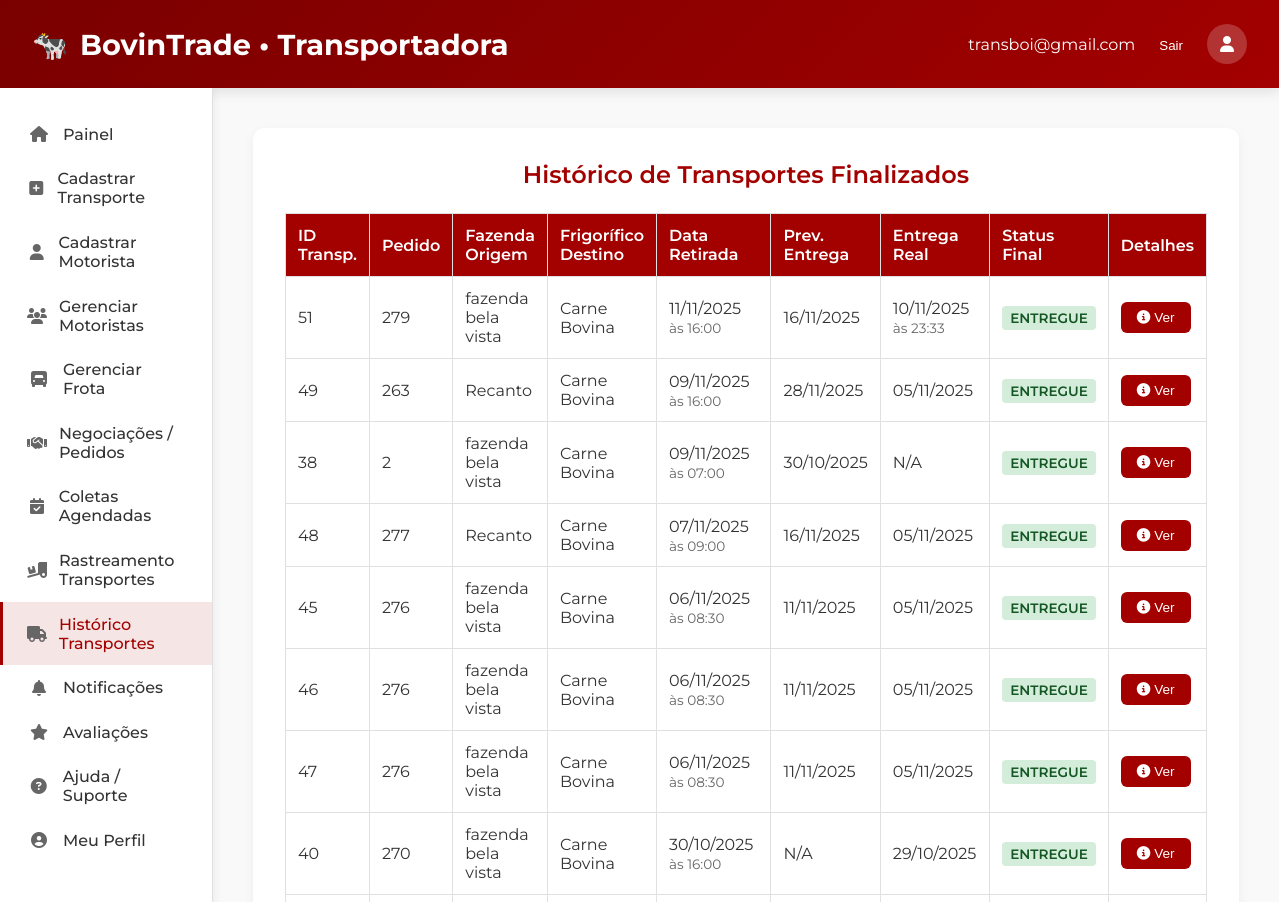
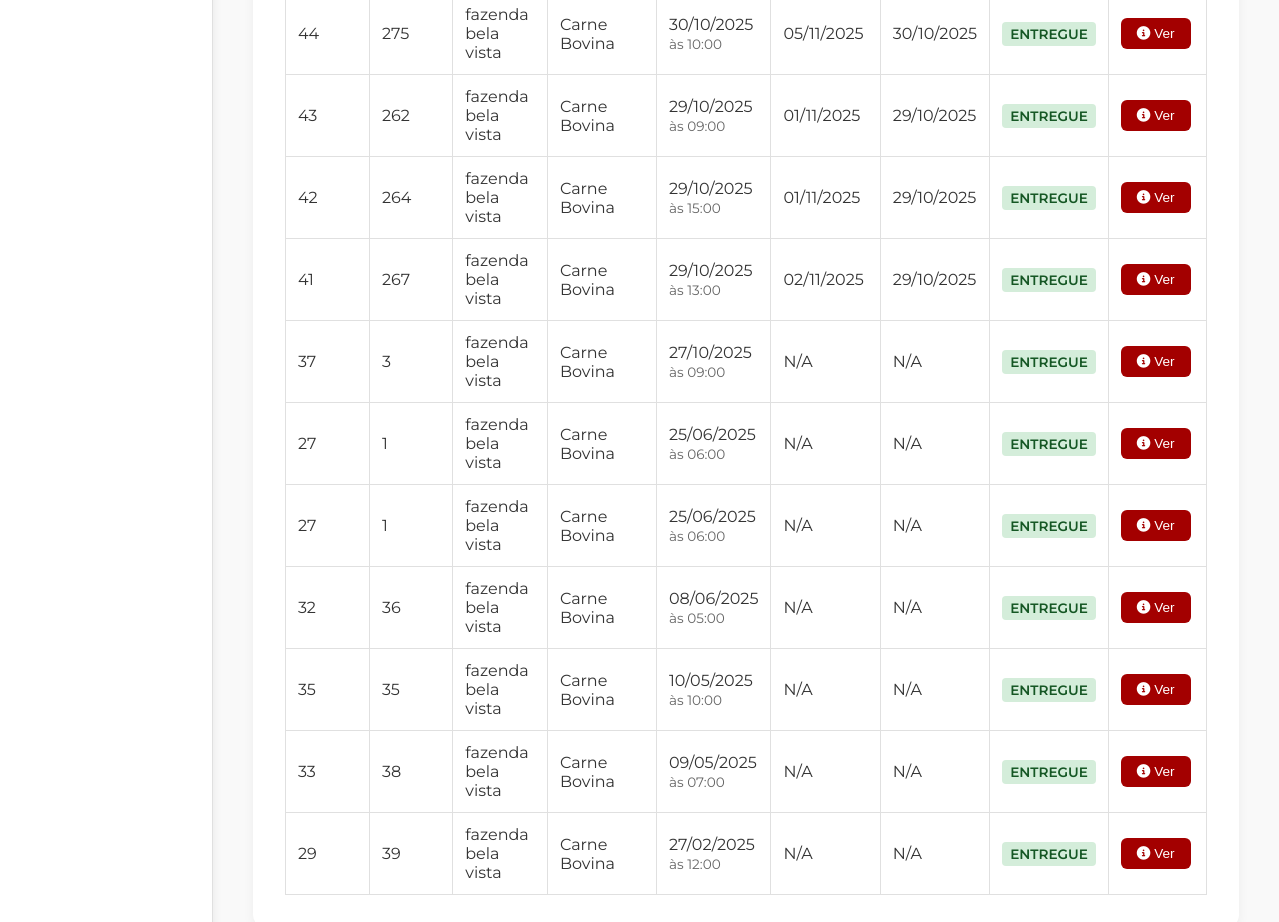
/historico-transporte-t.php (signed in), run on the app's committed database (2 pictures, top to bottom).
### tables this page shows
CREATE TABLE `transportes` (
  `id` int(11) NOT NULL,
  `pedido_id` bigint(20) UNSIGNED NOT NULL,
  `fazenda_id` bigint(20) UNSIGNED NOT NULL,
  `frigorifico_id` bigint(20) UNSIGNED NOT NULL,
  `transportadora_id` bigint(20) UNSIGNED NOT NULL,
  `motorista_id` bigint(20) UNSIGNED NOT NULL,
  `veiculo_id` bigint(20) UNSIGNED NOT NULL,
  `data_retirada` date NOT NULL,
  `hora_retirada` time NOT NULL,
  `distancia_km` int(11) NOT NULL,
  `valor_transporte` decimal(10,2) DEFAULT NULL,
  `status` enum('AGENDADO','CONFIRMADO','AUTORIZADO','EM_TRANSITO_ORIGEM','CHEGOU_NA_FAZENDA','EM_TRANSITO_DESTINO','CHEGOU_NO_FRIGORIFICO','ENTREGUE','CANCELADO') DEFAULT 'AGENDADO',
  `status_aceite` enum('PENDENTE','ACEITO','RECUSADO') DEFAULT 'PENDENTE',
  `qr_retirada` varchar(100) DEFAULT NULL,
  `criado_em` timestamp NOT NULL DEFAULT current_timestamp(),
  `atualizado_em` timestamp NOT NULL DEFAULT current_timestamp() ON UPDATE current_timestamp(),
  `mensagem_transportadora` text DEFAULT NULL,
  `mensagem_frigorifico` text DEFAULT NULL,
  `metodo_pagamento_transporte` varchar(50) DEFAULT NULL COMMENT 'Método de pagamento sugerido pela Fazenda',
  `data_prevista_entrega` date DEFAULT NULL COMMENT 'Data prevista de entrega no frigorífico (informada pela transportadora)',
  `data_entrega_real` date DEFAULT NULL COMMENT 'Data real da entrega no frigorífico (confirmada pelo Frigorífico)',
  `hora_entrega_real` time DEFAULT NULL
);

CREATE TABLE `usuarios` (
  `id` bigint(20) UNSIGNED NOT NULL,
  `tipo_usuario` enum('FAZENDA','FRIGORIFICO','TRANSPORTADORA') NOT NULL,
  `nome_razao` varchar(255) NOT NULL,
  `email` varchar(255) NOT NULL,
  `telefone` varchar(30) NOT NULL,
  `senha_hash` varchar(255) DEFAULT NULL,
  `cnpj` char(14) DEFAULT NULL,
  `cpf` char(11) DEFAULT NULL,
  `cep` varchar(20) NOT NULL,
  `cidade` varchar(120) NOT NULL,
  `estado` char(2) NOT NULL,
  `bairro` varchar(120) DEFAULT NULL,
  `rua` varchar(255) DEFAULT NULL,
  `numero` varchar(30) DEFAULT NULL,
  `complemento` varchar(255) DEFAULT NULL,
  `latitude` decimal(9,6) DEFAULT NULL,
  `longitude` decimal(9,6) DEFAULT NULL,
  `created_at` timestamp NOT NULL DEFAULT current_timestamp(),
  `updated_at` timestamp NOT NULL DEFAULT current_timestamp() ON UPDATE current_timestamp()
);

### historico-transporte-t.php (the view, shortened to what this page needs)
<?php
require_once 'config.php';
$u = $_SESSION['usuario'];
$transportadora_id = $u['id'];
$email = htmlspecialchars($u['email'] ?? '');
function dtval($ts){
    if (!$ts || strtotime($ts) === false || substr($ts, 0, 10) === '0000-00-00') return 'N/A';
    return date('d/m/Y', strtotime($ts));
}
function js_str($val) {
    $val = $val ?? '';
    return "'" . str_replace("'", "\\'", htmlspecialchars($val)) . "'";
}
$stmt = $pdo->prepare("
    SELECT
        t.id,
        t.pedido_id,
        t.data_retirada,
        t.hora_retirada,
        t.distancia_km,
        t.status,
        t.status_aceite,
        t.data_prevista_entrega,
        t.data_entrega_real,
        t.hora_entrega_real,
        f.nome_razao AS fazenda_nome,
        u.nome_razao AS frigorifico_nome,
        -- CAMPO REAL: Concatenando dados de lote_bois (lb)
        CONCAT(
            'Bovinos de Corte - Raça ', lb.raca, ', ', lb.quantidade, ' cabeças'
        ) AS caracteristicas_lote
    FROM transportes t
    -- JUNÇÃO CORRETA: Ligando o transporte ao item do pedido que contém o lote_id
    JOIN pedido_itens pi ON pi.pedido_id = t.pedido_id
    JOIN lote_bois lb ON lb.id = pi.lote_id
    -- Junções de usuários (Fazenda e Frigorífico)
    JOIN usuarios f ON f.id = t.fazenda_id
    JOIN usuarios u ON u.id = t.frigorifico_id
    WHERE t.transportadora_id = :tid
      AND t.status IN ('ENTREGUE', 'CANCELADO')
    ORDER BY t.data_retirada DESC
");
$stmt->execute([':tid' => $transportadora_id]);
$transportes = $stmt->fetchAll(PDO::FETCH_ASSOC);
?>
<!DOCTYPE html>
<html lang="pt-br">
<head>
    <link rel="stylesheet" href="https://cdnjs.cloudflare.com/ajax/libs/font-awesome/6.4.0/css/all.min.css">
</head>
<body>
<header>
    <div class="logo">
        🐄
        <span>BovinTrade • Transportadora</span>
    </div>
    <div class="user-menu">
        <span><?= $email ?></span>
        <form action="logout.php" method="post" style="display:inline;">
            <button type="submit" style="background:none; border:none; color:white; cursor:pointer;">Sair</button>
        </form>
        <div class="user-avatar"><i class="fas fa-user"></i></div>
    </div>
</header>
<div class="container">
  <aside class="sidebar">
    <ul class="sidebar-menu">
      <a href="14-painel-transportadora.php" class="menu-item <?php echo basename($_SERVER['PHP_SELF']) === '14-painel-transportadora.php' ? 'active' : ''; ?>"><i class="fas fa-home"></i><span>Painel</span></a>
      <a href="cadastro-transporte.php" class="menu-item <?php echo basename($_SERVER['PHP_SELF']) === 'cadastro-transporte.php' ? 'active' : ''; ?>"><i class="fas fa-plus-square"></i><span>Cadastrar Transporte</span></a>
      <a href="cadastro-motorista.php" class="menu-item <?php echo basename($_SERVER['PHP_SELF']) === 'cadastro-motorista.php' ? 'active' : ''; ?>"><i class="fas fa-user"></i><span>Cadastrar Motorista</span></a>
       <a href="gerenciar-motoristas.php" class="menu-item <?php echo basename($_SERVER['PHP_SELF']) === 'gerenciar-motoristas.php' ? 'active' : ''; ?>"><i class="fas fa-users"></i><span>Gerenciar Motoristas</span></a>
        <a href="gerenciar-transportes-transp.php" class="menu-item <?php echo basename($_SERVER['PHP_SELF']) === 'gerenciar-transportes-transp.php' ? 'active' : ''; ?>"><i class="fas fa-truck-front"></i><span>Gerenciar Frota</span></a>
      <a href="pedidos-transportes.php" class="menu-item <?php echo basename($_SERVER['PHP_SELF']) === 'pedidos-transportes.php' ? 'active' : ''; ?>"><i class="fas fa-handshake"></i><span>Negociações / Pedidos</span></a>
      <a href="coletas-agendadas.php" class="menu-item <?php echo basename($_SERVER['PHP_SELF']) === 'coletas-agendadas.php' ? 'active' : ''; ?>"><i class="fas fa-calendar-check"></i><span>Coletas Agendadas</span></a>
      <a href="rastreamento-transporte-t.php" class="menu-item <?php echo basename($_SERVER['PHP_SELF']) === 'rastreamento-transporte-t.php' ? 'active' : ''; ?>"><i class="fas fa-truck-loading"></i><span>Rastreamento Transportes</span></a>
      <a href="historico-transporte-t.php" class="menu-item <?php echo basename($_SERVER['PHP_SELF']) === 'historico-transporte-t.php' ? 'active' : ''; ?>"><i class="fas fa-truck"></i><span>Histórico Transportes</span></a>
      <a href="notificacoes-transportadora.php" class="menu-item <?php echo basename($_SERVER['PHP_SELF']) === 'notificacoes-transportadora.php' ? 'active' : ''; ?>"><i class="fas fa-bell"></i><span>Notificações</span></a>
      <a href="minhas-avaliacoes-transportadora.php" class="menu-item <?php echo basename($_SERVER['PHP_SELF']) === 'minhas-avaliacoes-transportadora.php' ? 'active' : ''; ?>"><i class="fas fa-star"></i><span>Avaliações</span></a>
      <a href="17-ajudat.php" class="menu-item <?php echo basename($_SERVER['PHP_SELF']) === '17-ajudat.php' ? 'active' : ''; ?>"><i class="fas fa-question-circle"></i><span>Ajuda / Suporte</span></a>
      <a href="meu-perfil-transportadora.php" class="menu-item <?php echo basename($_SERVER['PHP_SELF']) === 'meu-perfil-transportadora.php' ? 'active' : ''; ?>">
        <i class="fas fa-user-circle"></i><span>Meu Perfil</span>
      </a>
    </ul>
  </aside>
    <main class="main">
        <div class="card">
            <h2>Histórico de Transportes Finalizados</h2>
            <?php if(count($transportes) === 0): ?>
                <p>Nenhum transporte finalizado ou cancelado no histórico.</p>
            <?php else: ?>
                <table>
                    <thead>
                        <tr>
                            <th>ID Transp.</th>
                            <th>Pedido</th>
                            <th>Fazenda Origem</th>
                            <th>Frigorífico Destino</th>
                            <th>Data Retirada</th>
                            <th>Prev. Entrega</th>
                            <th>Entrega Real</th>
                            <th>Status Final</th>
                            <th>Detalhes</th>
                        </tr>
                    </thead>
                    <tbody>
                        <?php foreach($transportes as $t):
                             $status = str_replace('_', ' ', $t['status']);
                             $statusClass = 'status-' . str_replace('_', '', $t['status']);
                             $dataRetirada = dtval($t['data_retirada']);
                             $horaRetirada = substr($t['hora_retirada'], 0, 5);
                             $dataPrevista = dtval($t['data_prevista_entrega']);
                             $dataReal = dtval($t['data_entrega_real']);
                             $horaReal = substr($t['hora_entrega_real'] ?? 'N/A', 0, 5);
                        ?>
                            <tr>
                                <td><?= $t['id'] ?></td>
                                <td><?= $t['pedido_id'] ?></td>
                                <td><?= htmlspecialchars($t['fazenda_nome']) ?></td>
                                <td><?= htmlspecialchars($t['frigorifico_nome']) ?></td>
                                <td>
                                    <?= $dataRetirada ?>
                                    <span class="data-info">às <?= $horaRetirada ?></span>
                                </td>
                                <td><?= $dataPrevista ?></td>
                                <td>
                                    <?= $dataReal ?>
                                    <?php if ($horaReal !== 'N/A'): ?>
                                        <span class="data-info">às <?= $horaReal ?></span>
                                    <?php endif; ?>
                                </td>
                                <td><span class="status-tag <?= $statusClass ?>"><?= $status ?></span></td>
                                <td>
                                    <button class="btn-sm" onclick="showTransportDetails(
                                         <?= $t['id'] ?>,
                                         <?= $t['pedido_id'] ?>,
                                         <?= js_str($t['fazenda_nome']) ?>,
                                         <?= js_str($t['frigorifico_nome']) ?>,
                                         <?= js_str($t['caracteristicas_lote'] ?? 'Informação não disponível') ?>,
                                         <?= js_str($t['distancia_km'] ?? 'N/A') ?>,
                                         <?= js_str($dataRetirada) ?>,
                                         <?= js_str($horaRetirada) ?>,
                                         <?= js_str($dataPrevista) ?>,
                                         <?= js_str($dataReal) ?>,
                                         <?= js_str($horaReal) ?>,
                                         <?= js_str($status) ?>
                                     )">
                                        <i class="fas fa-info-circle"></i> Ver
                                    </button>
                                </td>
                            </tr>
                        <?php endforeach; ?>
                    </tbody>
                </table>
            <?php endif; ?>
        </div>
    </main>
</div>
</body>
</html>

### historico-transporte-t.php (style rules this page uses)
:root { --primary: #a30000; --primary-dark: #7a0000; --text: #333333; --text-light: #666666; --background: #ffffff; --border: #e0e0e0; }
* { margin: 0; padding: 0; box-sizing: border-box; }
body { font-family: 'Montserrat', sans-serif; background: #f9f9f9; color: var(--text); }
header { background: linear-gradient(135deg, var(--primary-dark), var(--primary)); color: white; padding: 1.5rem 2rem; display: flex; justify-content: space-between; align-items: center; box-shadow: 0 4px 12px rgba(0,0,0,0.1); }
.logo { font-size: 1.8rem; font-weight: 700; display: flex; align-items: center; gap: 0.75rem; }
.user-menu { display: flex; align-items: center; gap: 1.5rem; }
.user-avatar { width: 40px; height: 40px; border-radius: 50%; background-color: rgba(255,255,255,0.2); display: flex; align-items: center; justify-content: center; }
.container { display: flex; min-height: calc(100vh - 76px); }
.sidebar { width: 280px; background: var(--background); border-right: 1px solid var(--border); padding: 1.5rem 0; box-shadow: 2px 0 8px rgba(0,0,0,0.05); }
.sidebar-menu { list-style: none; }
.menu-item { padding: 0.8rem 1.5rem; display: flex; align-items: center; gap: 0.75rem; color: var(--text); text-decoration: none; font-weight: 500; border-left: 3px solid transparent; transition: 0.2s; }
.menu-item i { width: 24px; text-align: center; color: var(--text-light); }
.menu-item.active { background-color: rgba(163,0,0,0.1); color: var(--primary); border-left: 3px solid var(--primary); }
.main { flex: 1; padding: 2.5rem; }
.card { background: var(--background); padding: 2rem; border-radius: 12px; box-shadow: 0 4px 12px rgba(0,0,0,.05); max-width: 1200px; margin: auto; overflow-x: auto; }
h2 { color: var(--primary); text-align: center; margin-bottom: 1.5rem; font-weight: 600; }
table { width: 100%; border-collapse: collapse; table-layout: auto; }
th, td { padding: 0.75rem; border: 1px solid var(--border); text-align: left; }
th { background: var(--primary); color: white; font-weight: 600; }
.status-tag { padding: 4px 8px; border-radius: 4px; font-weight: 600; font-size: 0.85rem; text-transform: capitalize; }
.status-ENTREGUE { background: #d4edda; color: #155724; }
.btn-sm { padding: 0.5rem 1rem; font-size: 0.85rem; border-radius: 6px; font-weight: 500; cursor: pointer; transition: all 0.2s; border: none; background-color: var(--primary); color: white; }
.data-info { display: block; font-size: 0.85em; color: var(--text-light); margin-top: 2px; }

### data on the page
transportes: id "51", pedido "279", usuarios.nome_razao "fazenda bela vista", usuarios.nome_razao "Carne Bovina", data_retirada "11/11/2025", hora_retirada "16:00", data_prevista_entrega "16/11/2025", data_entrega_real "10/11/2025", hora_entrega_real "23:33", status "ENTREGUE"
transportes: id "49", pedido "263", usuarios.nome_razao "Recanto", usuarios.nome_razao "Carne Bovina", data_retirada "09/11/2025", hora_retirada "16:00", data_prevista_entrega "28/11/2025", data_entrega_real "05/11/2025", status "ENTREGUE"
transportes: id "38", pedido "2", usuarios.nome_razao "fazenda bela vista", usuarios.nome_razao "Carne Bovina", data_retirada "09/11/2025", hora_retirada "07:00", data_prevista_entrega "30/10/2025", data_entrega_real "N/A", status "ENTREGUE"
transportes: id "48", pedido "277", usuarios.nome_razao "Recanto", usuarios.nome_razao "Carne Bovina", data_retirada "07/11/2025", hora_retirada "09:00", data_prevista_entrega "16/11/2025", data_entrega_real "05/11/2025", status "ENTREGUE"
transportes: id "45", pedido "276", usuarios.nome_razao "fazenda bela vista", usuarios.nome_razao "Carne Bovina", data_retirada "06/11/2025", hora_retirada "08:30", data_prevista_entrega "11/11/2025", data_entrega_real "05/11/2025", status "ENTREGUE"
transportes: id "46", pedido "276", usuarios.nome_razao "fazenda bela vista", usuarios.nome_razao "Carne Bovina", data_retirada "06/11/2025", hora_retirada "08:30", data_prevista_entrega "11/11/2025", data_entrega_real "05/11/2025", status "ENTREGUE"
transportes: id "47", pedido "276", usuarios.nome_razao "fazenda bela vista", usuarios.nome_razao "Carne Bovina", data_retirada "06/11/2025", hora_retirada "08:30", data_prevista_entrega "11/11/2025", data_entrega_real "05/11/2025", status "ENTREGUE"
transportes: id "40", pedido "270", usuarios.nome_razao "fazenda bela vista", usuarios.nome_razao "Carne Bovina", data_retirada "30/10/2025", hora_retirada "16:00", data_prevista_entrega "N/A", data_entrega_real "29/10/2025", status "ENTREGUE"
transportes: id "44", pedido "275", usuarios.nome_razao "fazenda bela vista", usuarios.nome_razao "Carne Bovina", data_retirada "30/10/2025", hora_retirada "10:00", data_prevista_entrega "05/11/2025", data_entrega_real "30/10/2025", status "ENTREGUE"
transportes: id "43", pedido "262", usuarios.nome_razao "fazenda bela vista", usuarios.nome_razao "Carne Bovina", data_retirada "29/10/2025", hora_retirada "09:00", data_prevista_entrega "01/11/2025", data_entrega_real "29/10/2025", status "ENTREGUE"
transportes: id "42", pedido "264", usuarios.nome_razao "fazenda bela vista", usuarios.nome_razao "Carne Bovina", data_retirada "29/10/2025", hora_retirada "15:00", data_prevista_entrega "01/11/2025", data_entrega_real "29/10/2025", status "ENTREGUE"
transportes: id "41", pedido "267", usuarios.nome_razao "fazenda bela vista", usuarios.nome_razao "Carne Bovina", data_retirada "29/10/2025", hora_retirada "13:00", data_prevista_entrega "02/11/2025", data_entrega_real "29/10/2025", status "ENTREGUE"
transportes: id "37", pedido "3", usuarios.nome_razao "fazenda bela vista", usuarios.nome_razao "Carne Bovina", data_retirada "27/10/2025", hora_retirada "09:00", data_prevista_entrega "N/A", data_entrega_real "N/A", status "ENTREGUE"
transportes: id "27", pedido "1", usuarios.nome_razao "fazenda bela vista", usuarios.nome_razao "Carne Bovina", data_retirada "25/06/2025", hora_retirada "06:00", data_prevista_entrega "N/A", data_entrega_real "N/A", status "ENTREGUE"
transportes: id "32", pedido "36", usuarios.nome_razao "fazenda bela vista", usuarios.nome_razao "Carne Bovina", data_retirada "08/06/2025", hora_retirada "05:00", data_prevista_entrega "N/A", data_entrega_real "N/A", status "ENTREGUE"
transportes: id "35", pedido "35", usuarios.nome_razao "fazenda bela vista", usuarios.nome_razao "Carne Bovina", data_retirada "10/05/2025", hora_retirada "10:00", data_prevista_entrega "N/A", data_entrega_real "N/A", status "ENTREGUE"
transportes: id "33", pedido "38", usuarios.nome_razao "fazenda bela vista", usuarios.nome_razao "Carne Bovina", data_retirada "09/05/2025", hora_retirada "07:00", data_prevista_entrega "N/A", data_entrega_real "N/A", status "ENTREGUE"
transportes: id "29", pedido "39", usuarios.nome_razao "fazenda bela vista", usuarios.nome_razao "Carne Bovina", data_retirada "27/02/2025", hora_retirada "12:00", data_prevista_entrega "N/A", data_entrega_real "N/A", status "ENTREGUE"

### other printed values
$email "transboi@gmail.com"
